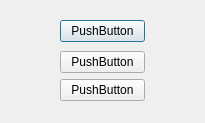
<?xml version="1.0" encoding="UTF-8"?>
<ui version="4.0">
 <class>Dialog</class>
 <widget class="QDialog" name="Dialog">
  <property name="geometry">
   <rect>
    <x>0</x>
    <y>0</y>
    <width>205</width>
    <height>123</height>
   </rect>
  </property>
  <property name="windowTitle">
   <string>Dialog</string>
  </property>
  <layout class="QHBoxLayout" name="horizontalLayout">
   <item>
    <spacer name="horizontalSpacer_2">
     <property name="orientation">
      <enum>Qt::Horizontal</enum>
     </property>
     <property name="sizeType">
      <enum>QSizePolicy::Fixed</enum>
     </property>
     <property name="sizeHint" stdset="0">
      <size>
       <width>40</width>
       <height>20</height>
      </size>
     </property>
    </spacer>
   </item>
   <item>
    <widget class="QWidget" name="widget" native="true">
     <layout class="QVBoxLayout" name="verticalLayout">
      <item alignment="Qt::AlignTop">
       <widget class="QPushButton" name="pushButton">
        <property name="text">
         <string>PushButton</string>
        </property>
       </widget>
      </item>
      <item>
       <widget class="QPushButton" name="pushButton_2">
        <property name="text">
         <string>PushButton</string>
        </property>
       </widget>
      </item>
      <item alignment="Qt::AlignTop">
       <widget class="QPushButton" name="pushButton_3">
        <property name="text">
         <string>PushButton</string>
        </property>
       </widget>
      </item>
     </layout>
    </widget>
   </item>
   <item>
    <spacer name="horizontalSpacer">
     <property name="orientation">
      <enum>Qt::Horizontal</enum>
     </property>
     <property name="sizeType">
      <enum>QSizePolicy::Fixed</enum>
     </property>
     <property name="sizeHint" stdset="0">
      <size>
       <width>40</width>
       <height>20</height>
      </size>
     </property>
    </spacer>
   </item>
  </layout>
 </widget>
 <resources/>
 <connections/>
</ui>
